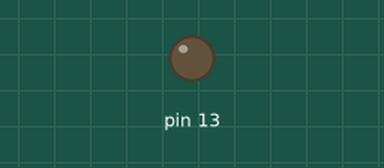
Simulated run of this sketch. Board: Arduino Uno, built with avr-gcc and run on an emulated ATmega328P. Shown: output pins drawn as LEDs (lit = HIGH). What the sketch prints to the serial monitor is not drawn.

Above: at 1.2 s.
At 3.7 s:
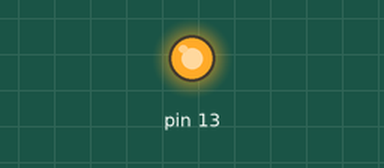
Timing chart, 0 to 6.5 s (numbered marks = the images above):
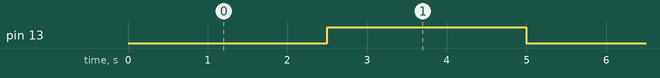

Measured:
- by itself, pin 13: alternates HIGH for 2.5 s and LOW for 2.5 s

The sketch:

load_test.ino
```cpp
void setup() {
  // put your setup code here, to run once:
  pinMode(13, OUTPUT);
  Serial.begin(9600);
}

void loop() {
  // put your main code here, to run repeatedly:
  digitalWrite(13, LOW);
  Serial.write("Low");
  delay(2500);
  digitalWrite(13, HIGH);
  Serial.write("High");
  delay(2500);
}
```
